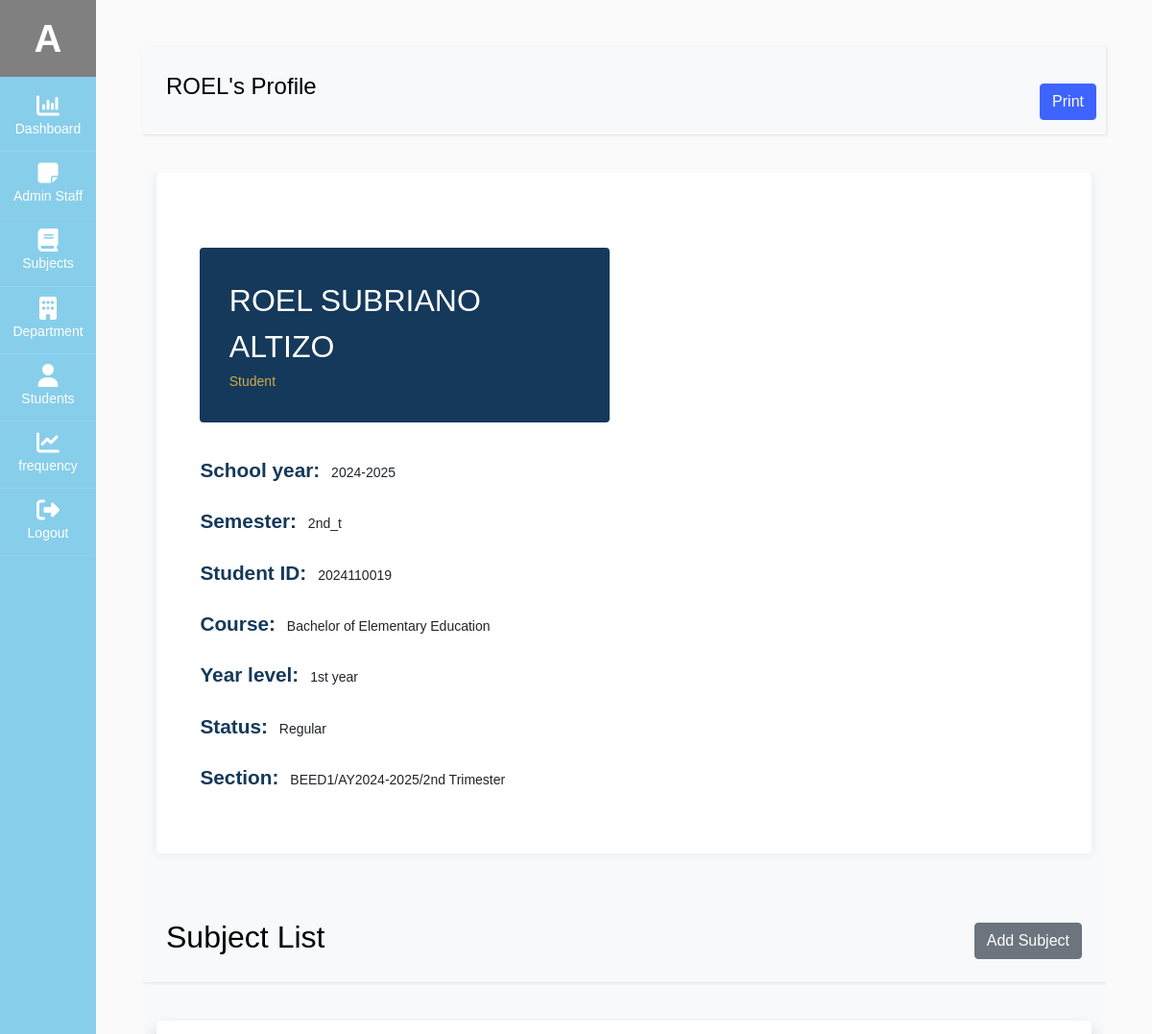
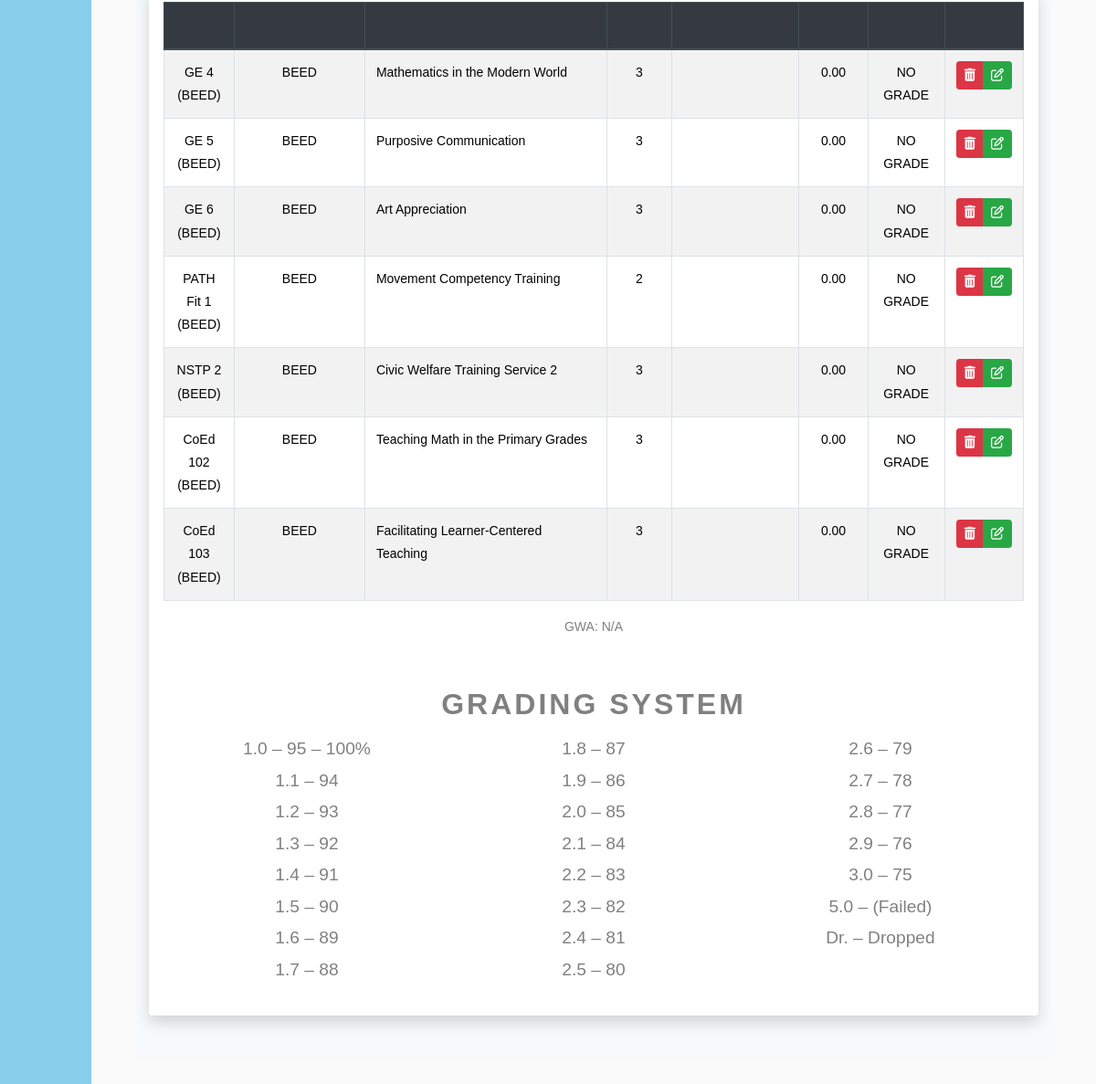
/admin/view_student_info.php?stud_id=2024110019 (signed in), run on an earlier commit of the app's database (2 pictures, top to bottom).
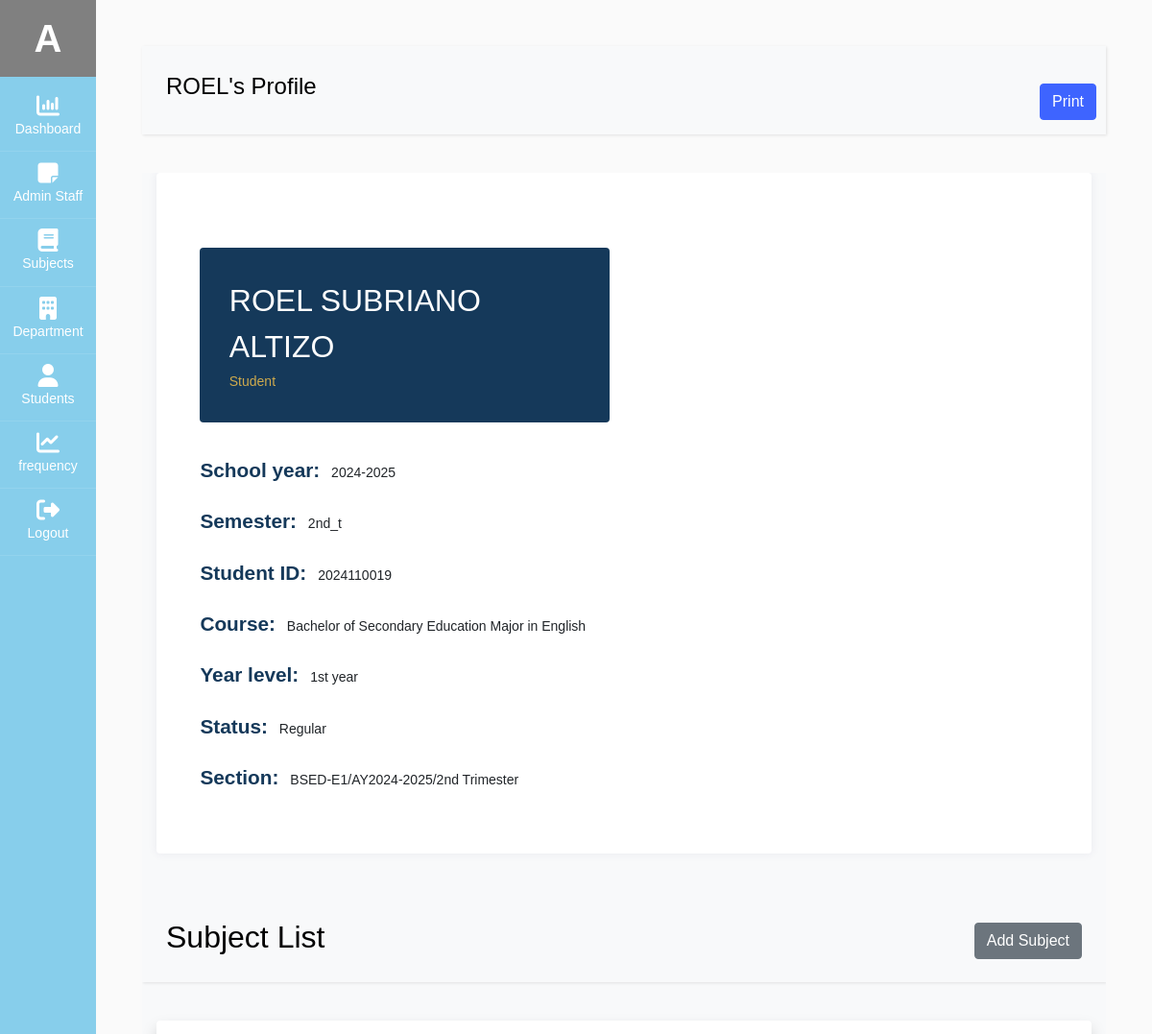
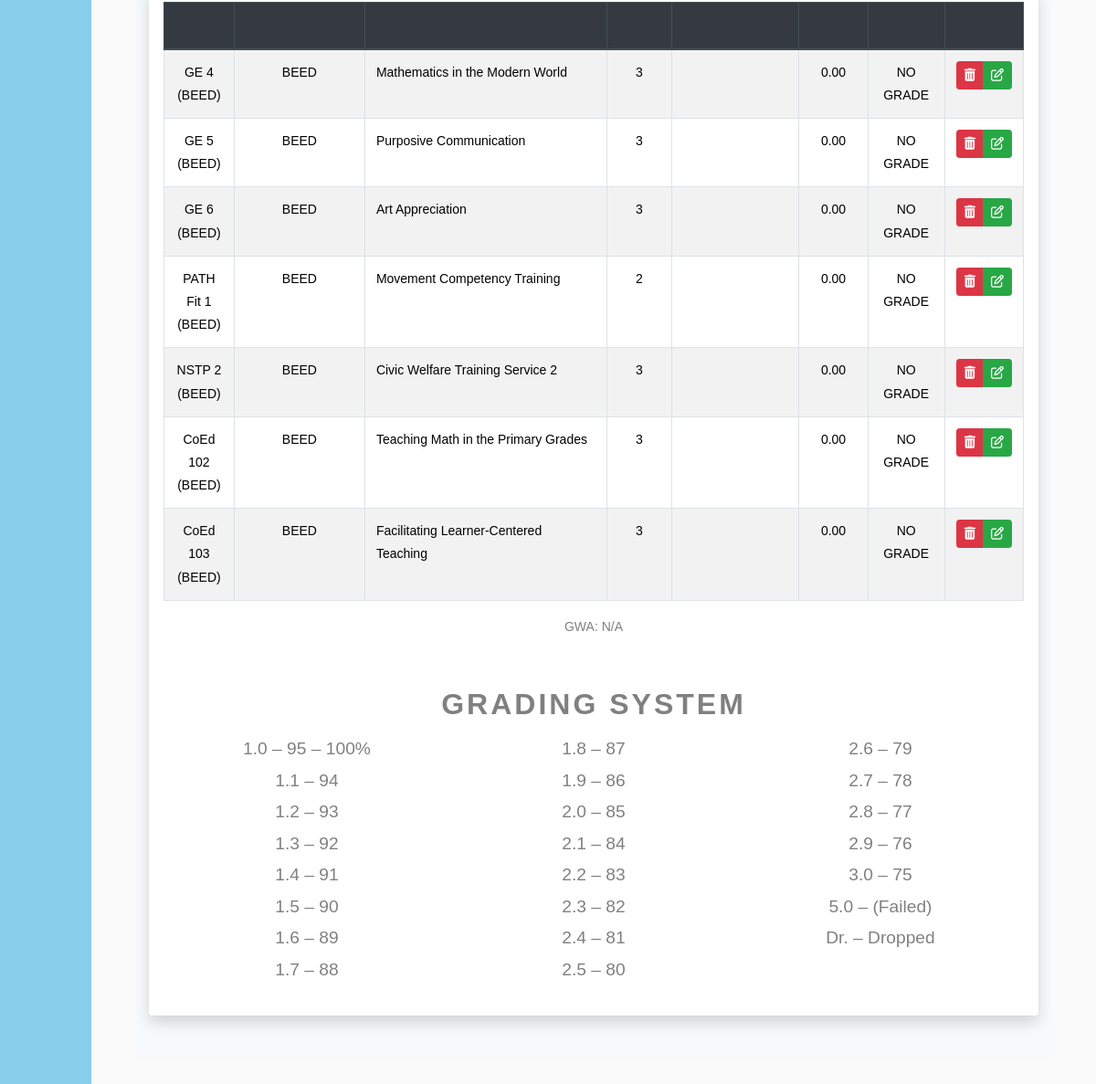
And on a later commit of the database (2 pictures, top to bottom).
### tables this page shows
CREATE TABLE `user` (
  `admin_id` int(11) NOT NULL,
  `fname` varchar(60) NOT NULL,
  `mname` varchar(60) DEFAULT NULL,
  `lname` varchar(60) NOT NULL,
  `email` varchar(100) NOT NULL,
  `username` varchar(100) NOT NULL,
  `password` varchar(100) NOT NULL,
  `type` varchar(20) NOT NULL,
  `profile_img` varchar(255) DEFAULT NULL,
  `status` int(11) NOT NULL DEFAULT 1
);

CREATE TABLE `student` (
  `stud_id` int(11) NOT NULL,
  `stud_course` text NOT NULL,
  `stud_fname` varchar(60) NOT NULL,
  `stud_mname` varchar(60) DEFAULT NULL,
  `stud_lname` varchar(60) NOT NULL,
  `stud_phone` varchar(60) NOT NULL,
  `stud_bday` date NOT NULL,
  `stud_address` varchar(60) NOT NULL,
  `stud_gender` varchar(60) NOT NULL,
  `stud_year_level` varchar(60) NOT NULL,
  `stud_section` varchar(60) NOT NULL,
  `stud_sem` varchar(60) NOT NULL,
  `stud_academic_status` varchar(60) NOT NULL,
  `stud_school_year` varchar(255) NOT NULL,
  `stud_status` int(11) NOT NULL DEFAULT 1
);

CREATE TABLE `student_subject` (
  `ss_id` int(11) NOT NULL,
  `ss_stud_id` int(11) NOT NULL,
  `ss_subject_id` int(11) NOT NULL,
  `ss_final_grade` decimal(10,2) NOT NULL
);

CREATE TABLE `subject` (
  `subject_id` int(11) NOT NULL,
  `sub_dept_id` int(11) NOT NULL,
  `course_code` varchar(60) NOT NULL,
  `descriptive_title` text NOT NULL,
  `units` int(11) NOT NULL,
  `pre_requisite` varchar(60) NOT NULL,
  `for_year_level` varchar(60) NOT NULL
);

CREATE TABLE `department` (
  `dept_id` int(11) NOT NULL,
  `dept_name` varchar(60) NOT NULL,
  `dept_description` varchar(500) DEFAULT NULL,
  `dept_status` varchar(60) NOT NULL DEFAULT '1'
);

### db/db.php (called while the page is built, shortened)
<?php
class db_connect
{
    public $host = db_host;
    public $user = db_user;
    public $pass = db_pass;
    public $name = db_name;
    public function connect()
    {
        try {
            $this->conn = new mysqli($this->host, $this->user, $this->pass, $this->name);
        } catch (\Throwable $th) {
            header("Location:setup.php");
        }
    }
}

### db/class.php (called while the page is built, shortened)
<?php
include('db.php');
class global_class extends db_connect
{
    public function get_student_info($stud_id)
    {
        $query = $this->conn->prepare("SELECT * FROM `student` where stud_status='1' and stud_id='$stud_id'");
        if ($query->execute()) {
            $result = $query->get_result();
            return $result;
        }
    }
    public function get_user_info($admin_id)
    {
        $query = $this->conn->prepare("SELECT * FROM `user` where status='1' AND admin_id =$admin_id");
        if ($query->execute()) {
            $result = $query->get_result();
            return $result;
        }
    }
    public function getAllSubjectsForSpecificStudent($stud_id)
    {
        $queryStr = "
            SELECT * FROM student_subject AS ss
            LEFT JOIN subject AS s ON ss.ss_subject_id = s.subject_id
            LEFT JOIN student AS stud ON stud.stud_id = ss.ss_stud_id
            LEFT JOIN department AS dept ON dept.dept_id = s.sub_dept_id
            WHERE stud.stud_id = $stud_id
        ";
        $result = $this->conn->query($queryStr);
        if ($result) {
            return $result;
        } else {
            return false;
        }
    }
}

### admin/view_student_info.php (the view, shortened to what this page needs)
<?php
include('../components/admin-header.php');
$stud_id=$_GET['stud_id'];
 $get_student_info = $admin_db->get_student_info($stud_id);
  $student = $get_student_info->fetch_array();
  $fullname = $student['stud_fname'] . ' ' . $student['stud_mname'] . ' ' . $student['stud_lname'];
  $stud_course=$student['stud_course'];
  $stud_year_level=$student['stud_year_level'];
  $stud_sy=$student['stud_school_year'];
  $stud_sem=$student['stud_sem'];
  $stud_academic_status=$student['stud_academic_status'];
  $stud_section=$student['stud_section'];
?>
<link rel="stylesheet" href="../css/view_student_info.css">
<link rel="stylesheet" href="../css/grading_layout.css">
<link href="../node_modules/select2/dist/css/select2.min.css" rel="stylesheet" />
<div id="content" class="p-4 p-md-5">
<nav class="navbar navbar-expand-lg navbar-light bg-light" >
  <div class="container-fluid" >
    <h4><?=ucfirst($student['stud_fname']);?>'s Profile</h4>
  </div>
                            <div class="text-center mt-4">
                                <button class="btn btn-primary print-hidden" onclick="printContent()">Print</button>
                            </div>
</nav>
    <section class="bg-light">
        <div class="container resume-container" >
            <div class="row" >
                <div class="col-lg-12 mb-4 mb-sm-5" >
                    <div class="card card-style1 border-0" >
                        <div class="card-body p-1-9 p-sm-2-3 p-md-6 p-lg-7"  >
                            <div class="container mt-5" id="print-section" >
                                <div class="row align-items-center">
                                    <div class="col-lg-6 px-xl-10">
                                        <div class="bg-secondary d-lg-inline-block py-1-9 px-1-9 px-sm-6 mb-1-9 rounded group1">
                                            <h3 class="h2 text-white mb-0 fullname"><?= ucfirst($fullname) ?></h3>
                                            <span class="text-primary occupation">Student</span>
                                        </div>
                                        <ul class="list-unstyled mb-1-9">
                                            <li class="mb-2 mb-xl-3 display-28"><span class="display-26 text-secondary me-2 font-weight-600">School year:</span> <?= ucfirst($stud_sy) ?></li>
                                            <li class="mb-2 mb-xl-3 display-28"><span class="display-26 text-secondary me-2 font-weight-600">Semester:</span> <?=$stud_sem?></li>
                                            <li class="mb-2 mb-xl-3 display-28"><span class="display-26 text-secondary me-2 font-weight-600">Student ID:</span> <?= $stud_id ?></li>
                                            <li class="mb-2 mb-xl-3 display-28"><span class="display-26 text-secondary me-2 font-weight-600">Course:</span> <?=$stud_course?></li>
                                            <li class="mb-2 mb-xl-3 display-28"><span class="display-26 text-secondary me-2 font-weight-600">Year level:</span> <?=$stud_year_level?></li>
                                            <li class="mb-2 mb-xl-3 display-28"><span class="display-26 text-secondary me-2 font-weight-600">Status:</span> <?=$stud_academic_status?></li>
                                            <li class="mb-2 mb-xl-3 display-28"><span class="display-26 text-secondary me-2 font-weight-600">Section:</span> <?=$stud_section?></li>
                                        </ul>
                                    </div>
                                </div>
                            </div>
                        </div>
                    </div>
                </div>
            </div>
        </div>
    </section>
<section class="bg-light">
    <div class="container">
        <div class="row">
        <nav class="navbar navbar-expand-lg navbar-light bg-light" >
            <div class="container-fluid " >
              <h2> Subject List</h2>
              <button type="button" class="togglerAddSubjectForStudent btn btn-secondary" data-toggle="modal" data-target=".add-StudentSubject-modal" data-stud_id="<?=$stud_id?>">Add Subject</button>
            </div>
        </nav>
            <div class="container" id="listGrade">
            <div class="table-responsive shadow p-3 mb-5 bg-white rounded">
    <table id="myTable" class="table table-striped table-bordered table-hover">
        <thead class="thead-dark ">
            <tr>
                <th class="col-md-1 text-center text-dark">Code</th>
                <th class="col-md-2 text-center text-dark">Department</th>
                <th class="col-md-4 text-center text-dark">Descriptive Title</th>
                <th class="col-md-1 text-center text-dark">Unit</th>
                <th class="col-md-2 text-center text-dark">Pre-Requisite</th>
                <th class="col-md-1 text-center text-dark">Grade</th>
                <th class="col-md-1 text-center text-dark">Remarks</th>
                <th class="col-md-2 text-center text-dark">Actions</th>
            </tr>
        </thead>
        <tbody>
            <?php
            $get_subject = $admin_db->getAllSubjectsForSpecificStudent($stud_id);
            $total_weighted_grade = 0;
            $total_units = 0;
            while ($subject = $get_subject->fetch_array()):
                if($subject['ss_final_grade']<=0){
                    $grade="NO GRADE";
                }else if($subject['ss_final_grade']>0 && $subject['ss_final_grade'] <= 3 ){
                    $grade="PASSED";
                }else if($subject['ss_final_grade']>0 && $subject['ss_final_grade'] >3 ){
                    $grade="FAILED";
                }
            ?>
            <tr>
                <td class="text-center"><?=$subject['course_code']; ?></td>
                <td class="text-center"><?=$subject['dept_name']; ?></td>
                <td><?=$subject['descriptive_title']; ?></td>
                <td class="text-center"><?=$subject['units']; ?></td>
                <td class="text-center"><?=$subject['pre_requisite']; ?></td>
                <td class="text-center"><?=$subject['ss_final_grade']; ?></td>
                <td class="text-center"><?=$grade?></td>
                <td class="text-center">
                    <div class="btn-group" role="group" aria-label="Actions">
                        <button type="button" class="btn btn-danger btn-sm TogglerDeleteStudentSubject"
                            data-ss_id="<?=$subject['ss_id']?>"
                            data-student_id="<?=$stud_id?>"
                            data-subject_id="<?=$subject['subject_id']?>"
                            data-code="<?=$subject['course_code']?>">
                            <i class="fa fa-trash"></i>
                        </button>
                        <button type="button" class="btn btn-success btn-sm TogglerSubgrade"
                            data-toggle="modal" data-target=".add-Subgrade-modal"
                            data-stud_id="<?=$stud_id?>"
                            data-ss_id="<?=$subject['ss_id']?>"
                            data-code="<?=$subject['course_code']?>"
                            data-ss_final_grade="<?=$subject['ss_final_grade']?>">
                            <i class="fa fa-edit"></i>
                        </button>
                    </div>
                </td>
            </tr>
            <?php endwhile; ?>
        </tbody>
    </table>
    <div class="d-flex justify-content-center">
        <span class="text-center">GWA:
        <?php
            if ($total_units > 0) {
                $gwa = $total_weighted_grade / $total_units;
                echo number_format($gwa, 2);
            } else {
                echo "N/A";
            }
        ?>
        </span>
    </div>
    <div class="container text-center mt-5">
        <h2 class="grading-system-title" style='color:gray;'>GRADING SYSTEM</h2>
        <div class="row">
            <div class="col-md-4 grading-section">
                <ul class="grading-list">
                    <li>1.0 – 95 – 100%</li>
                    <li>1.1 – 94</li>
                    <li>1.2 – 93</li>
                    <li>1.3 – 92</li>
                    <li>1.4 – 91</li>
                    <li>1.5 – 90</li>
                    <li>1.6 – 89</li>
                    <li>1.7 – 88</li>
                </ul>
            </div>
            <div class="col-md-4 grading-section">
                <ul class="grading-list">
                    <li>1.8 – 87</li>
                    <li>1.9 – 86</li>
                    <li>2.0 – 85</li>
                    <li>2.1 – 84</li>
                    <li>2.2 – 83</li>
                    <li>2.3 – 82</li>
                    <li>2.4 – 81</li>
                    <li>2.5 – 80</li>
                </ul>
            </div>
            <div class="col-md-4 grading-section">
                <ul class="grading-list">
                    <li>2.6 – 79</li>
                    <li>2.7 – 78</li>
                    <li>2.8 – 77</li>
                    <li>2.9 – 76</li>
                    <li>3.0 – 75</li>
                    <li>5.0 – (Failed)</li>
                    <li>Dr. – Dropped</li>
                </ul>
            </div>
        </div>
    </div>
</div>
            </div>
        </div>
    </div>
</section>
                </div>

### components/admin-header.php (shortened to what this page needs)
<?php
include('../db/class.php');
$admin_db = new global_class();
$admin_restrictions="";
if (isset($_SESSION['admin_id'])) {
    $admin_id = $_SESSION['admin_id'];
    $getUserDetails = $admin_db->get_user_info($admin_id);
    $user = $getUserDetails->fetch_array();
    $admin_id =$user['admin_id'];
    $username=$user['username'];
}
?>
<!doctype html>
<html lang="en">
  <head>
		<link rel="stylesheet" href="../node_modules/font-awesome/css/font-awesome.min.css">
    <link rel="stylesheet" href="../node_modules/alertifyjs/build/css/alertify.min.css"/>
    <link rel="stylesheet" href="../node_modules/alertifyjs//build/css/themes/default.min.css"/>
    <link rel="stylesheet" href="../node_modules/bootstrap/dist/css/bootstrap.min.css"/>
    <link rel="stylesheet" href="../css/dataTables.bootstrap5.css">
		<link rel="stylesheet" href="../css/admin.css">
  </head>
  <body>
		<div class="wrapper d-flex align-items-stretch" >
			<nav id="sidebar" class="active" >
				<h1><a href="profile.php?profile_id=<?=$admin_id?>" class="logo" style="background-color:gray;"><?=ucfirst($username[0])?></a></h1>
        <ul class="list-unstyled components mb-5">
          <li class="active">
            <a href="dashboard.php"><span class="fa fa-bar-chart"></span> Dashboard</a>
          </li>
          <li <?=$admin_restrictions?>>
            <a href="user.php"><span class="fa fa-sticky-note"></span>Admin Staff</a>
          </li>
          <li <?=$admin_restrictions?>>
            <a href="subject.php"><span class="fa fa-book"></span> Subjects</a>
          </li>
          <li <?=$admin_restrictions?>>
            <a href="department.php"><span class="fa fa-building"></span> Department</a>
          </li>
          <li>
              <a href="student.php"><span class="fa fa-user"></span> Students</a>
          </li>
          <li>
              <a href="frequency.php"><span class="fa fa-line-chart"></span> frequency</a>
          </li>
          <li>
            <a href="Logout.php"><span class="fa fa-sign-out"></span> Logout</a>
          </li>
        </ul>
    	</nav>
  </body>
</html>

### css/view_student_info.css (style rules this page uses)
.card-style1 { box-shadow: 0px 0px 10px 0px rgb(89 75 128 / 9%); }
.border-0 { border: 0!important; }
.card { position: relative; display: flex; flex-direction: column; min-width: 0; word-wrap: break-word; background-color: #fff; background-clip: border-box; border: 1px solid rgba(0,0,0,.125); border-radius: 0.25rem; }
section { overflow: hidden; background: #fff; }
.text-primary { color: #ceaa4d !important; }
.text-secondary { color: #15395A !important; }
.font-weight-600 { font-weight: 600; }
.display-26 { font-size: 1.3rem; }
@media screen and (min-width: 992px) { .p-lg-7 { padding: 4rem; } }
@media screen and (min-width: 768px) { .p-md-6 { padding: 3.5rem; } }
@media screen and (min-width: 576px) { .p-sm-2-3 { padding: 2.3rem; } }
.p-1-9 { padding: 1.9rem; }
.bg-secondary { background: #15395A !important; }
@media screen and (min-width: 576px) { .pe-sm-6, .px-sm-6 { padding-right: 3.5rem; } }
@media screen and (min-width: 576px) { .ps-sm-6, .px-sm-6 { padding-left: 3.5rem; } }
.pe-1-9, .px-1-9 { padding-right: 1.9rem; }
.ps-1-9, .px-1-9 { padding-left: 1.9rem; }
.pb-1-9, .py-1-9 { padding-bottom: 1.9rem; }
.pt-1-9, .py-1-9 { padding-top: 1.9rem; }
.mb-1-9, .my-1-9 { margin-bottom: 1.9rem; }
@media (min-width: 992px) { .d-lg-inline-block { display: inline-block!important; } }
.rounded { border-radius: 0.25rem!important; }

### css/grading_layout.css (style rules this page uses)
.grading-system-title { font-weight: bold; letter-spacing: 3px; }
.grading-list { list-style: none; padding-left: 0; }
.grading-list li { font-size: 1.2rem; }
.grading-section { margin: 0 auto; }

What changed in the data, as far as the page shows it:
changed student "ROEL SUBRIANO ALTIZO": stud_course "Bachelor of Elementary Education" → "Bachelor of Secondary Education Major in English"; stud_section "BEED1/AY2024-2025/2nd Trimester" → "BSED-E1/AY2024-2025/2nd Trimester"
